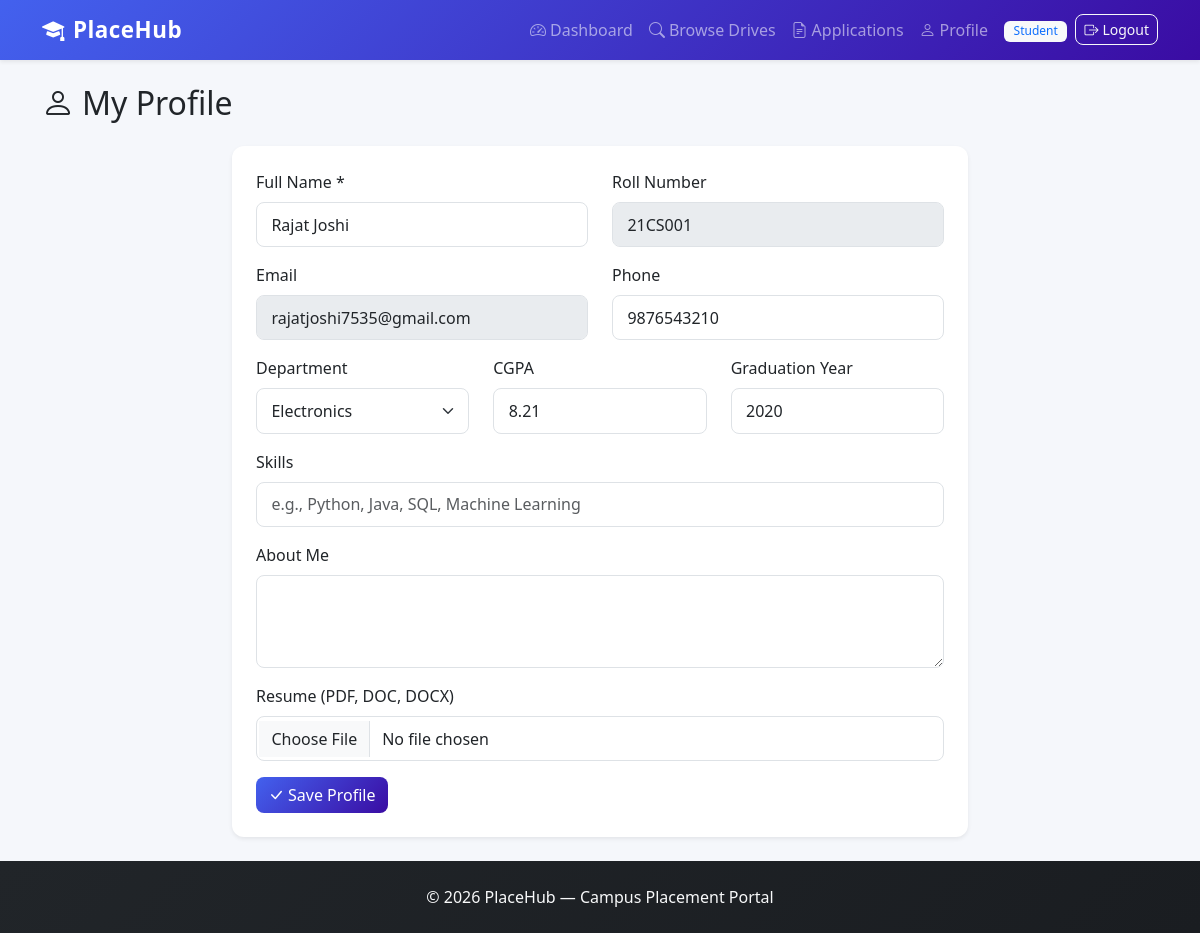
The app's page /student/profile (signed in) with its own data.
### models.py (models this page shows, shortened)
class User(UserMixin, db.Model):
    __tablename__ = 'user'
    id = db.Column(db.Integer, primary_key=True)
    email = db.Column(db.String(120), unique=True, nullable=False)
    password_hash = db.Column(db.String(256), nullable=False)
    role = db.Column(db.String(20), nullable=False)
    is_active_account = db.Column(db.Boolean, default=True)
    created_at = db.Column(db.DateTime, default=datetime.utcnow)
    student_profile = db.relationship('StudentProfile', backref='user', uselist=False, lazy=True)
    company_profile = db.relationship('CompanyProfile', backref='user', uselist=False, lazy=True)
    @property
    def is_active(self):
        return self.is_active_account

class StudentProfile(db.Model):
    __tablename__ = 'student_profile'
    id = db.Column(db.Integer, primary_key=True)
    user_id = db.Column(db.Integer, db.ForeignKey('user.id'), nullable=False)
    name = db.Column(db.String(100), nullable=False)
    roll_number = db.Column(db.String(20), unique=True, nullable=False)
    phone = db.Column(db.String(15))
    department = db.Column(db.String(100))
    cgpa = db.Column(db.Float, default=0.0)
    resume_path = db.Column(db.String(256))
    skills = db.Column(db.Text)
    about = db.Column(db.Text)
    graduation_year = db.Column(db.Integer)
    is_blacklisted = db.Column(db.Boolean, default=False)
    applications = db.relationship('Application', backref='student', lazy=True)

### student_routes.py (the view, shortened to what this page needs)
@student_bp.route('/profile', methods=['GET', 'POST'])
@student_required
def profile():
    student = StudentProfile.query.filter_by(user_id=current_user.id).first()
    return render_template('student/profile.html', student=student)

### app.py (called while the page is built)
@login_manager.user_loader
def load_user(user_id):
    return User.query.get(int(user_id))

### student_routes.py (called while the page is built)
def student_required(f):
    @wraps(f)
    @login_required
    def decorated(*args, **kwargs):
        if current_user.role != 'student':
            flash('Access denied.', 'danger')
            return redirect(url_for('index'))
        student = StudentProfile.query.filter_by(user_id=current_user.id).first()
        if student and student.is_blacklisted:
            flash('Your account has been blacklisted. Contact admin.', 'danger')
            return redirect(url_for('index'))
        return f(*args, **kwargs)
    return decorated

### templates/student/profile.html (shortened to what this page needs)
{% extends "base.html" %}
{% block content %}
<h2 class="mb-4"><i class="bi bi-person me-2"></i>My Profile</h2>
<div class="row justify-content-center">
    <div class="col-md-8">
        <div class="card border-0 shadow-sm">
            <div class="card-body p-4">
                <form method="POST" action="{{ url_for('student.profile') }}" enctype="multipart/form-data">
                    <div class="row">
                        <div class="col-md-6 mb-3">
                            <label for="name" class="form-label">Full Name *</label>
                            <input type="text" class="form-control" id="name" name="name"
                                   value="{{ student.name }}" required>
                        </div>
                        <div class="col-md-6 mb-3">
                            <label class="form-label">Roll Number</label>
                            <input type="text" class="form-control" value="{{ student.roll_number }}" disabled>
                        </div>
                    </div>
                    <div class="row">
                        <div class="col-md-6 mb-3">
                            <label class="form-label">Email</label>
                            <input type="email" class="form-control" value="{{ current_user.email }}" disabled>
                        </div>
                        <div class="col-md-6 mb-3">
                            <label for="phone" class="form-label">Phone</label>
                            <input type="tel" class="form-control" id="phone" name="phone"
                                   value="{{ student.phone or '' }}">
                        </div>
                    </div>
                    <div class="row">
                        <div class="col-md-4 mb-3">
                            <label for="department" class="form-label">Department</label>
                            <select class="form-select" id="department" name="department">
                                {% for dept in ['Computer Science', 'Information Technology', 'Electronics', 'Electrical', 'Mechanical', 'Civil', 'Chemical', 'Other'] %}
                                <option value="{{ dept }}" {{ 'selected' if student.department == dept }}>{{ dept }}</option>
                                {% endfor %}
                            </select>
                        </div>
                        <div class="col-md-4 mb-3">
                            <label for="cgpa" class="form-label">CGPA</label>
                            <input type="number" step="0.01" min="0" max="10" class="form-control" id="cgpa" name="cgpa"
                                   value="{{ student.cgpa or '' }}">
                        </div>
                        <div class="col-md-4 mb-3">
                            <label for="graduation_year" class="form-label">Graduation Year</label>
                            <input type="number" min="2020" max="2035" class="form-control" id="graduation_year" name="graduation_year"
                                   value="{{ student.graduation_year or '' }}">
                        </div>
                    </div>
                    <div class="mb-3">
                        <label for="skills" class="form-label">Skills</label>
                        <input type="text" class="form-control" id="skills" name="skills"
                               value="{{ student.skills or '' }}" placeholder="e.g., Python, Java, SQL, Machine Learning">
                    </div>
                    <div class="mb-3">
                        <label for="about" class="form-label">About Me</label>
                        <textarea class="form-control" id="about" name="about" rows="3">{{ student.about or '' }}</textarea>
                    </div>
                    <div class="mb-3">
                        <label for="resume" class="form-label">Resume (PDF, DOC, DOCX)</label>
                        <input type="file" class="form-control" id="resume" name="resume" accept=".pdf,.doc,.docx">
                    </div>
                    <button type="submit" class="btn btn-primary">
                        <i class="bi bi-check-lg me-1"></i>Save Profile
                    </button>
                </form>
            </div>
        </div>
    </div>
</div>
{% endblock %}

### templates/base.html (shortened to what this page needs)
<!DOCTYPE html>
<html lang="en">
<head>
    <link href="https://cdn.jsdelivr.net/npm/bootstrap@5.3.2/dist/css/bootstrap.min.css" rel="stylesheet">
    <link href="https://cdn.jsdelivr.net/npm/bootstrap-icons@1.11.3/font/bootstrap-icons.min.css" rel="stylesheet">
    <link href="{{ url_for('static', filename='css/style.css') }}" rel="stylesheet">
</head>
<body>
    <nav class="navbar navbar-expand-lg navbar-dark bg-primary shadow-sm">
        <div class="container">
            <a class="navbar-brand fw-bold" href="{{ url_for('index') }}">
                <i class="bi bi-mortarboard-fill me-2"></i>PlaceHub
            </a>
            <div class="collapse navbar-collapse" id="navContent">
                <ul class="navbar-nav ms-auto align-items-center">
                    {% if current_user.is_authenticated %}
                        {% if current_user.role == 'admin' %}
                            <li class="nav-item"><a class="nav-link" href="{{ url_for('admin.dashboard') }}"><i class="bi bi-speedometer2 me-1"></i>Dashboard</a></li>
                            <li class="nav-item"><a class="nav-link" href="{{ url_for('admin.companies') }}"><i class="bi bi-building me-1"></i>Companies</a></li>
                            <li class="nav-item"><a class="nav-link" href="{{ url_for('admin.students') }}"><i class="bi bi-people me-1"></i>Students</a></li>
                            <li class="nav-item"><a class="nav-link" href="{{ url_for('admin.drives') }}"><i class="bi bi-briefcase me-1"></i>Drives</a></li>
                            <li class="nav-item"><a class="nav-link" href="{{ url_for('admin.applications') }}"><i class="bi bi-file-earmark-text me-1"></i>Applications</a></li>
                        {% elif current_user.role == 'student' %}
                            <li class="nav-item"><a class="nav-link" href="{{ url_for('student.dashboard') }}"><i class="bi bi-speedometer2 me-1"></i>Dashboard</a></li>
                            <li class="nav-item"><a class="nav-link" href="{{ url_for('student.browse_drives') }}"><i class="bi bi-search me-1"></i>Browse Drives</a></li>
                            <li class="nav-item"><a class="nav-link" href="{{ url_for('student.my_applications') }}"><i class="bi bi-file-earmark-text me-1"></i>Applications</a></li>
                            <li class="nav-item"><a class="nav-link" href="{{ url_for('student.profile') }}"><i class="bi bi-person me-1"></i>Profile</a></li>
                        {% endif %}
                        <li class="nav-item ms-2">
                            <span class="badge bg-light text-primary me-2">{{ current_user.role|title }}</span>
                        </li>
                        <li class="nav-item">
                            <a class="btn btn-outline-light btn-sm" href="{{ url_for('logout') }}"><i class="bi bi-box-arrow-right me-1"></i>Logout</a>
                        </li>
                    {% endif %}
                </ul>
            </div>
        </div>
    </nav>
    <main class="py-4">
        <div class="container">
            {% block content %}{% endblock %}
        </div>
    </main>
    <footer class="footer mt-auto py-4 bg-dark text-light">
        <div class="container text-center">
            <p class="mb-0">&copy; 2026 PlaceHub &mdash; Campus Placement Portal</p>
        </div>
    </footer>
</body>
</html>

### static/css/style.css (style rules this page uses)
:root { --primary-color: #4361ee; }
body { background-color: #f5f7fb; font-family: 'Segoe UI', system-ui, -apple-system, sans-serif; min-height: 100vh; display: flex; flex-direction: column; }
main { flex: 1; }
.navbar { background: linear-gradient(135deg, #4361ee 0%, #3a0ca3 100%) !important; }
.navbar-brand { font-size: 1.4rem; letter-spacing: 0.5px; }
.card { border-radius: 12px; transition: transform 0.15s ease, box-shadow 0.15s ease; }
.badge { font-weight: 500; padding: 0.4em 0.8em; }
.btn { border-radius: 8px; font-weight: 500; }
.btn-primary { background: linear-gradient(135deg, #4361ee 0%, #3a0ca3 100%); border: none; }
.form-control, .form-select { border-radius: 8px; border: 1px solid #dee2e6; padding: 0.6rem 0.9rem; }
footer { background: linear-gradient(135deg, #212529 0%, #1a1d21 100%) !important; }

### records on screen
User: role "Student", email "rajatjoshi7535@gmail.com"
StudentProfile: name "Rajat Joshi", roll_number "21CS001", phone "9876543210", cgpa "8.21", graduation_year "2020"

### other values on screen
form field department "Electronics"
